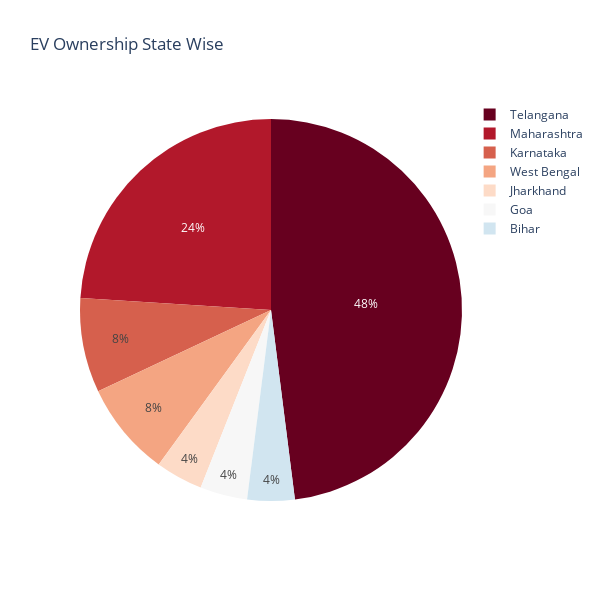

Notebook code cell kept with this figure:
### Code cell
fig = px.pie(names=State_wise_EV_Ownership, values=State_wise_EV_Ownership_count, title='EV Ownership State Wise', color_discrete_sequence=px.colors.sequential.RdBu,width=600, height=600)
fig.show()

### Figure 1 — Plotly figure (JSON) as saved in the notebook; plotly's stock layout.template omitted (floating-point values rounded to 4 significant figures)
{"data": [{"domain": {"x": [0, 1], "y": [0, 1]}, "hovertemplate": "label=%{label}<br>value=%{value}<extra></extra>", "labels": ["Telangana", "Maharashtra", "Karnataka", "West Bengal", "Jharkhand", "Goa", "Bihar"], "legendgroup": "", "name": "", "showlegend": true, "type": "pie", "values": [12, 6, 2, 2, 1, 1, 1]}], "layout": {"height": 600, "legend": {"tracegroupgap": 0}, "piecolorway": ["rgb(103,0,31)", "rgb(178,24,43)", "rgb(214,96,77)", "rgb(244,165,130)", "rgb(253,219,199)", "rgb(247,247,247)", "rgb(209,229,240)", "rgb(146,197,222)", "rgb(67,147,195)", "rgb(33,102,172)", "rgb(5,48,97)"], "title": {"text": "EV Ownership State Wise"}, "width": 600}}
